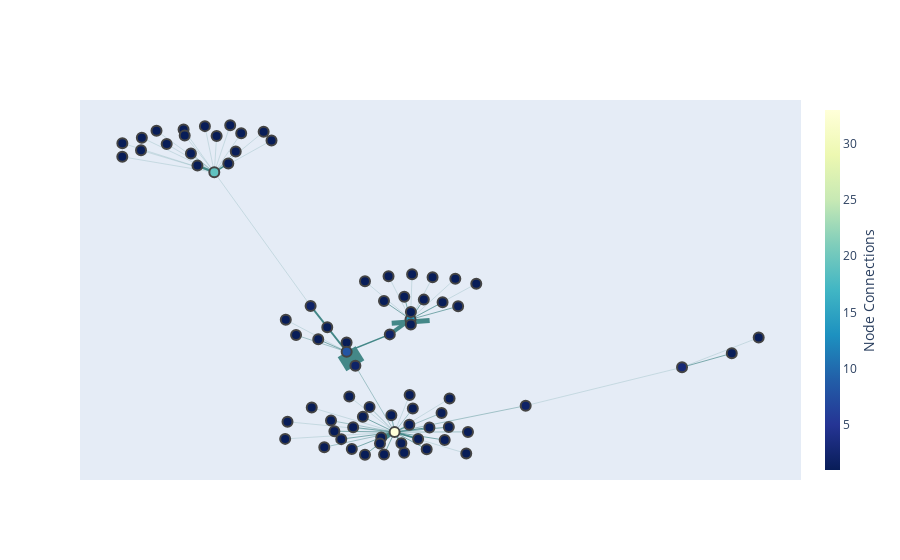

The notebook cell this image was saved under:
### Code cell
#### Create nodes to plot:

components= nx.connected_components(g)  ### A generator of sets of nodes, one for each component of G
# components=max(nx.connected_components(g), key=len) ### Getting the the largest connected component

s = [g.subgraph(c) for c in components]    #sets of nodes
      
G = s

node_x = []
node_y = []

###################
text ='1 2 3 TESTING'
# Custom function to create an edge between node x and node y, with a given text and width
def make_edge(x, y, text, width):
    return  go.Scatter(x         = x,
                       y         = y,
                       line      = dict(width = width,
                                   color = '#488'),
                       hoverinfo = 'text',
                       text      = ([text]),
                       mode      = 'lines')
###############################

for count, node in enumerate(G[0].nodes()):
    x, y = pos_[node]
    node_x.append(x)
    node_y.append(y)


node_trace = go.Scatter(
    x=node_x, y=node_y,
    mode='markers',
    hoverinfo='text',
    marker=dict(
        showscale=True,
        # colorscale options
        #'Greys' | 'YlGnBu' | 'Greens' | 'YlOrRd' | 'Bluered' | 'RdBu' |
        #'Reds' | 'Blues' | 'Picnic' | 'Rainbow' | 'Portland' | 'Jet' |
        #'Hot' | 'Blackbody' | 'Earth' | 'Electric' | 'Viridis' |
        colorscale='YlGnBu',
        reversescale=True,
        color=[],
        size=10,
        colorbar=dict(
            thickness=15,
            title='Node Connections',
            xanchor='left',
            titleside='right'
        ),
        line_width=2))

### Create edges to plot:

edge_x = []
edge_y = []
edge_trace = [] #For each edge, make an edge_trace, append to list

poi = 0

for edge in G[poi].edges():
    
    weight_edge = G[poi].edges()[edge]['weight']
    
#     if G[poi].edges()[edge]['weight'] > 1:

    char_1 = edge[0]
    char_2 = edge[1]
    x0, y0 = pos_[char_1]
    x1, y1 = pos_[char_2]
    
##################
    trace  = make_edge([x0, x1, None], [y0, y1, None], text, 
                               width = 0.2*weight_edge**1.1)
    edge_trace.append(trace)
##################

    edge_x.append(x0)
    edge_x.append(x1)
    edge_x.append(None)
    edge_y.append(y0)
    edge_y.append(y1)
    edge_y.append(None)
    
##########################################################################""

node_adjacencies = []
node_text = []
for node, adjacencies in enumerate(G[poi].adjacency()):
    node_adjacencies.append(len(adjacencies[1]))
    node_text.append(' '+str(adjacencies[0]))


node_trace.marker.color = node_adjacencies    #### Color or size???? trace.marker.color or .size
node_trace.text = node_text



#################
# Customize layout
layout = go.Layout(
#     paper_bgcolor='rgba(0,0,0,0)', # transparent background
#     plot_bgcolor='rgba(0,0,0,0)', # transparent 2nd background
    xaxis =  {'showgrid': False, 'zeroline': False}, # no gridlines
    yaxis = {'showgrid': False, 'zeroline': False}, # no gridlines
)
################

### Create Network Graph:

# Create figure
fig = go.Figure(layout = layout)
# Add all edge traces
for trace in edge_trace:
    fig.add_trace(trace)
# Add node trace
fig.add_trace(node_trace)
# Remove legend
fig.update_layout(showlegend = False)
# Remove tick labels
fig.update_xaxes(showticklabels = False)
fig.update_yaxes(showticklabels = False)
# Show figure
fig.show()


### The bubbles have the size according with the number of total email connections

### Figure 1 — Plotly figure (JSON) as saved in the notebook; plotly's stock layout.template omitted (floating-point values rounded to 4 significant figures)
{"data": [{"hoverinfo": "text", "line": {"color": "#488", "width": 1.701}, "mode": "lines", "text": ["1 2 3 TESTING"], "type": "scatter", "x": [-0.01181, -0.01178, null], "y": [0.1771, 0.1688, null]}, {"hoverinfo": "text", "line": {"color": "#488", "width": 0.2}, "mode": "lines", "text": ["1 2 3 TESTING"], "type": "scatter", "x": [0.02044, 0.00323, null], "y": [0.1268, 0.0966, null]}, {"hoverinfo": "text", "line": {"color": "#488", "width": 0.4287}, "mode": "lines", "text": ["1 2 3 TESTING"], "type": "scatter", "x": [0.04427, 0.00323, null], "y": [0.1203, 0.0966, null]}, {"hoverinfo": "text", "line": {"color": "#488", "width": 0.2}, "mode": "lines", "text": ["1 2 3 TESTING"], "type": "scatter", "x": [0.04427, 0.09323, null], "y": [0.1203, 0.1548, null]}, {"hoverinfo": "text", "line": {"color": "#488", "width": 0.6697}, "mode": "lines", "text": ["1 2 3 TESTING"], "type": "scatter", "x": [0.002215, 0.00323, null], "y": [0.1118, 0.0966, null]}, {"hoverinfo": "text", "line": {"color": "#488", "width": 0.2}, "mode": "lines", "text": ["1 2 3 TESTING"], "type": "scatter", "x": [-0.0303, 0.00323, null], "y": [0.1059, 0.0966, null]}, {"hoverinfo": "text", "line": {"color": "#488", "width": 0.4287}, "mode": "lines", "text": ["1 2 3 TESTING"], "type": "scatter", "x": [0.008935, 0.00323, null], "y": [0.1178, 0.0966, null]}, {"hoverinfo": "text", "line": {"color": "#488", "width": 0.6697}, "mode": "lines", "text": ["1 2 3 TESTING"], "type": "scatter", "x": [-0.01563, 0.00323, null], "y": [0.09744, 0.0966, null]}, {"hoverinfo": "text", "line": {"color": "#488", "width": 0.2}, "mode": "lines", "text": ["1 2 3 TESTING"], "type": "scatter", "x": [0.02224, 0.008206, null], "y": [0.2345, 0.1979, null]}, {"hoverinfo": "text", "line": {"color": "#488", "width": 0.4287}, "mode": "lines", "text": ["1 2 3 TESTING"], "type": "scatter", "x": [0.02621, 0.00323, null], "y": [0.0968, 0.0966, null]}, {"hoverinfo": "text", "line": {"color": "#488", "width": 0.2}, "mode": "lines", "text": ["1 2 3 TESTING"], "type": "scatter", "x": [-0.03103, 0.00323, null], "y": [0.09053, 0.0966, null]}, {"hoverinfo": "text", "line": {"color": "#488", "width": 0.6697}, "mode": "lines", "text": ["1 2 3 TESTING"], "type": "scatter", "x": [0.006227, 0.00323, null], "y": [0.07816, 0.0966, null]}, {"hoverinfo": "text", "line": {"color": "#488", "width": 0.4287}, "mode": "lines", "text": ["1 2 3 TESTING"], "type": "scatter", "x": [-0.01668, 0.00323, null], "y": [0.1069, 0.0966, null]}, {"hoverinfo": "text", "line": {"color": "#488", "width": 0.6697}, "mode": "lines", "text": ["1 2 3 TESTING"], "type": "scatter", "x": [-0.02068, -0.01178, null], "y": [0.1799, 0.1688, null]}, {"hoverinfo": "text", "line": {"color": "#488", "width": 0.4287}, "mode": "lines", "text": ["1 2 3 TESTING"], "type": "scatter", "x": [-0.04651, -0.05323, null], "y": [0.3487, 0.33, null]}, {"hoverinfo": "text", "line": {"color": "#488", "width": 0.2}, "mode": "lines", "text": ["1 2 3 TESTING"], "type": "scatter", "x": [0.007942, 0.00323, null], "y": [0.13, 0.0966, null]}, {"hoverinfo": "text", "line": {"color": "#488", "width": 0.2}, "mode": "lines", "text": ["1 2 3 TESTING"], "type": "scatter", "x": [-0.02272, 0.00323, null], "y": [0.1186, 0.0966, null]}, {"hoverinfo": "text", "line": {"color": "#488", "width": 0.6697}, "mode": "lines", "text": ["1 2 3 TESTING"], "type": "scatter", "x": [-0.00975, 0.00323, null], "y": [0.1009, 0.0966, null]}, {"hoverinfo": "text", "line": {"color": "#488", "width": 0.6697}, "mode": "lines", "text": ["1 2 3 TESTING"], "type": "scatter", "x": [0.02021, 0.00323, null], "y": [0.1011, 0.0966, null]}, {"hoverinfo": "text", "line": {"color": "#488", "width": 1.435}, "mode": "lines", "text": ["1 2 3 TESTING"], "type": "scatter", "x": [0.001727, -0.01178, null], "y": [0.1844, 0.1688, null]}, {"hoverinfo": "text", "line": {"color": "#488", "width": 3.933}, "mode": "lines", "text": ["1 2 3 TESTING"], "type": "scatter", "x": [0.001727, 0.008206, null], "y": [0.1844, 0.1979, null]}, {"hoverinfo": "text", "line": {"color": "#488", "width": 0.6697}, "mode": "lines", "text": ["1 2 3 TESTING"], "type": "scatter", "x": [0.09323, 0.1088, null], "y": [0.1548, 0.1674, null]}, {"hoverinfo": "text", "line": {"color": "#488", "width": 0.2}, "mode": "lines", "text": ["1 2 3 TESTING"], "type": "scatter", "x": [0.09323, 0.1172, null], "y": [0.1548, 0.1815, null]}, {"hoverinfo": "text", "line": {"color": "#488", "width": 0.2}, "mode": "lines", "text": ["1 2 3 TESTING"], "type": "scatter", "x": [0.01512, 0.008206, null], "y": [0.2357, 0.1979, null]}, {"hoverinfo": "text", "line": {"color": "#488", "width": 0.6697}, "mode": "lines", "text": ["1 2 3 TESTING"], "type": "scatter", "x": [-0.006041, 0.00323, null], "y": [0.07627, 0.0966, null]}, {"hoverinfo": "text", "line": {"color": "#488", "width": 0.6697}, "mode": "lines", "text": ["1 2 3 TESTING"], "type": "scatter", "x": [-6.931e-05, 0.00323, null], "y": [0.07652, 0.0966, null]}, {"hoverinfo": "text", "line": {"color": "#488", "width": 0.919}, "mode": "lines", "text": ["1 2 3 TESTING"], "type": "scatter", "x": [0.01414, 0.00323, null], "y": [0.1008, 0.0966, null]}, {"hoverinfo": "text", "line": {"color": "#488", "width": 0.2}, "mode": "lines", "text": ["1 2 3 TESTING"], "type": "scatter", "x": [-0.07591, -0.05323, null], "y": [0.3611, 0.33, null]}, {"hoverinfo": "text", "line": {"color": "#488", "width": 0.2}, "mode": "lines", "text": ["1 2 3 TESTING"], "type": "scatter", "x": [-0.06813, -0.05323, null], "y": [0.3554, 0.33, null]}, {"hoverinfo": "text", "line": {"color": "#488", "width": 3.36}, "mode": "lines", "text": ["1 2 3 TESTING"], "type": "scatter", "x": [-0.0009596, 0.00323, null], "y": [0.09182, 0.0966, null]}, {"hoverinfo": "text", "line": {"color": "#488", "width": 0.4287}, "mode": "lines", "text": ["1 2 3 TESTING"], "type": "scatter", "x": [-0.02763, -0.01178, null], "y": [0.1838, 0.1688, null]}, {"hoverinfo": "text", "line": {"color": "#488", "width": 0.2}, "mode": "lines", "text": ["1 2 3 TESTING"], "type": "scatter", "x": [0.02567, 0.00323, null], "y": [0.0774, 0.0966, null]}, {"hoverinfo": "text", "line": {"color": "#488", "width": 0.6697}, "mode": "lines", "text": ["1 2 3 TESTING"], "type": "scatter", "x": [0.01825, 0.008206, null], "y": [0.2133, 0.1979, null]}, {"hoverinfo": "text", "line": {"color": "#488", "width": 0.6697}, "mode": "lines", "text": ["1 2 3 TESTING"], "type": "scatter", "x": [0.00626, 0.008206, null], "y": [0.2182, 0.1979, null]}, {"hoverinfo": "text", "line": {"color": "#488", "width": 1.435}, "mode": "lines", "text": ["1 2 3 TESTING"], "type": "scatter", "x": [-0.04884, -0.05323, null], "y": [0.338, 0.33, null]}, {"hoverinfo": "text", "line": {"color": "#488", "width": 0.919}, "mode": "lines", "text": ["1 2 3 TESTING"], "type": "scatter", "x": [0.00535, 0.00323, null], "y": [0.08656, 0.0966, null]}, {"hoverinfo": "text", "line": {"color": "#488", "width": 0.6697}, "mode": "lines", "text": ["1 2 3 TESTING"], "type": "scatter", "x": [-0.006698, 0.00323, null], "y": [0.1103, 0.0966, null]}, {"hoverinfo": "text", "line": {"color": "#488", "width": 0.2}, "mode": "lines", "text": ["1 2 3 TESTING"], "type": "scatter", "x": [-0.0448, -0.05323, null], "y": [0.3651, 0.33, null]}, {"hoverinfo": "text", "line": {"color": "#488", "width": 1.97}, "mode": "lines", "text": ["1 2 3 TESTING"], "type": "scatter", "x": [-0.02306, -0.01178, null], "y": [0.2099, 0.1688, null]}, {"hoverinfo": "text", "line": {"color": "#488", "width": 0.2}, "mode": "lines", "text": ["1 2 3 TESTING"], "type": "scatter", "x": [-0.02306, -0.05323, null], "y": [0.2099, 0.33, null]}, {"hoverinfo": "text", "line": {"color": "#488", "width": 0.6697}, "mode": "lines", "text": ["1 2 3 TESTING"], "type": "scatter", "x": [0.01892, 0.00323, null], "y": [0.08942, 0.0966, null]}, {"hoverinfo": "text", "line": {"color": "#488", "width": 0.4287}, "mode": "lines", "text": ["1 2 3 TESTING"], "type": "scatter", "x": [-0.01178, -0.01786, null], "y": [0.1688, 0.1909, null]}, {"hoverinfo": "text", "line": {"color": "#488", "width": 21.07}, "mode": "lines", "text": ["1 2 3 TESTING"], "type": "scatter", "x": [-0.01178, -0.009046, null], "y": [0.1688, 0.1562, null]}, {"hoverinfo": "text", "line": {"color": "#488", "width": 0.2}, "mode": "lines", "text": ["1 2 3 TESTING"], "type": "scatter", "x": [-0.01178, -0.03084, null], "y": [0.1688, 0.1976, null]}, {"hoverinfo": "text", "line": {"color": "#488", "width": 0.6697}, "mode": "lines", "text": ["1 2 3 TESTING"], "type": "scatter", "x": [-0.01347, 0.00323, null], "y": [0.0903, 0.0966, null]}, {"hoverinfo": "text", "line": {"color": "#488", "width": 1.701}, "mode": "lines", "text": ["1 2 3 TESTING"], "type": "scatter", "x": [0.0106, 0.00323, null], "y": [0.09048, 0.0966, null]}, {"hoverinfo": "text", "line": {"color": "#488", "width": 0.6697}, "mode": "lines", "text": ["1 2 3 TESTING"], "type": "scatter", "x": [0.01237, 0.008206, null], "y": [0.2156, 0.1979, null]}, {"hoverinfo": "text", "line": {"color": "#488", "width": 0.6697}, "mode": "lines", "text": ["1 2 3 TESTING"], "type": "scatter", "x": [0.00323, -0.01017, null], "y": [0.0966, 0.08142, null]}, {"hoverinfo": "text", "line": {"color": "#488", "width": 0.919}, "mode": "lines", "text": ["1 2 3 TESTING"], "type": "scatter", "x": [0.00323, 0.007842, null], "y": [0.0966, 0.1032, null]}, {"hoverinfo": "text", "line": {"color": "#488", "width": 0.4287}, "mode": "lines", "text": ["1 2 3 TESTING"], "type": "scatter", "x": [0.00323, -0.004607, null], "y": [0.0966, 0.1191, null]}, {"hoverinfo": "text", "line": {"color": "#488", "width": 0.4287}, "mode": "lines", "text": ["1 2 3 TESTING"], "type": "scatter", "x": [0.00323, 0.01794, null], "y": [0.0966, 0.1139, null]}, {"hoverinfo": "text", "line": {"color": "#488", "width": 0.2}, "mode": "lines", "text": ["1 2 3 TESTING"], "type": "scatter", "x": [0.00323, -0.01096, null], "y": [0.0966, 0.1286, null]}, {"hoverinfo": "text", "line": {"color": "#488", "width": 0.4287}, "mode": "lines", "text": ["1 2 3 TESTING"], "type": "scatter", "x": [0.00323, -0.009046, null], "y": [0.0966, 0.1562, null]}, {"hoverinfo": "text", "line": {"color": "#488", "width": 1.97}, "mode": "lines", "text": ["1 2 3 TESTING"], "type": "scatter", "x": [0.00323, -0.001344, null], "y": [0.0966, 0.08633, null]}, {"hoverinfo": "text", "line": {"color": "#488", "width": 0.4287}, "mode": "lines", "text": ["1 2 3 TESTING"], "type": "scatter", "x": [0.00323, -0.01879, null], "y": [0.0966, 0.08302, null]}, {"hoverinfo": "text", "line": {"color": "#488", "width": 0.6697}, "mode": "lines", "text": ["1 2 3 TESTING"], "type": "scatter", "x": [0.00323, 0.01327, null], "y": [0.0966, 0.08114, null]}, {"hoverinfo": "text", "line": {"color": "#488", "width": 0.2}, "mode": "lines", "text": ["1 2 3 TESTING"], "type": "scatter", "x": [-0.08202, -0.05323, null], "y": [0.3562, 0.33, null]}, {"hoverinfo": "text", "line": {"color": "#488", "width": 0.2}, "mode": "lines", "text": ["1 2 3 TESTING"], "type": "scatter", "x": [-0.03777, -0.05323, null], "y": [0.3665, 0.33, null]}, {"hoverinfo": "text", "line": {"color": "#488", "width": 0.6697}, "mode": "lines", "text": ["1 2 3 TESTING"], "type": "scatter", "x": [-9.457e-05, 0.008206, null], "y": [0.2143, 0.1979, null]}, {"hoverinfo": "text", "line": {"color": "#488", "width": 0.2}, "mode": "lines", "text": ["1 2 3 TESTING"], "type": "scatter", "x": [-0.07132, -0.05323, null], "y": [0.3673, 0.33, null]}, {"hoverinfo": "text", "line": {"color": "#488", "width": 0.2}, "mode": "lines", "text": ["1 2 3 TESTING"], "type": "scatter", "x": [-0.05323, -0.04825, null], "y": [0.33, 0.3723, null]}, {"hoverinfo": "text", "line": {"color": "#488", "width": 0.2}, "mode": "lines", "text": ["1 2 3 TESTING"], "type": "scatter", "x": [-0.05323, -0.06249, null], "y": [0.33, 0.3631, null]}, {"hoverinfo": "text", "line": {"color": "#488", "width": 2.242}, "mode": "lines", "text": ["1 2 3 TESTING"], "type": "scatter", "x": [-0.05323, -0.0585, null], "y": [0.33, 0.336, null]}, {"hoverinfo": "text", "line": {"color": "#488", "width": 0.2}, "mode": "lines", "text": ["1 2 3 TESTING"], "type": "scatter", "x": [-0.05323, -0.06285, null], "y": [0.33, 0.3685, null]}, {"hoverinfo": "text", "line": {"color": "#488", "width": 0.4287}, "mode": "lines", "text": ["1 2 3 TESTING"], "type": "scatter", "x": [-0.05323, -0.06054, null], "y": [0.33, 0.3469, null]}, {"hoverinfo": "text", "line": {"color": "#488", "width": 0.2}, "mode": "lines", "text": ["1 2 3 TESTING"], "type": "scatter", "x": [-0.05323, -0.07617, null], "y": [0.33, 0.3498, null]}, {"hoverinfo": "text", "line": {"color": "#488", "width": 0.2}, "mode": "lines", "text": ["1 2 3 TESTING"], "type": "scatter", "x": [-0.05323, -0.05249, null], "y": [0.33, 0.3626, null]}, {"hoverinfo": "text", "line": {"color": "#488", "width": 0.2}, "mode": "lines", "text": ["1 2 3 TESTING"], "type": "scatter", "x": [-0.05323, -0.05616, null], "y": [0.33, 0.3715, null]}, {"hoverinfo": "text", "line": {"color": "#488", "width": 0.2}, "mode": "lines", "text": ["1 2 3 TESTING"], "type": "scatter", "x": [-0.05323, -0.03531, null], "y": [0.33, 0.3586, null]}, {"hoverinfo": "text", "line": {"color": "#488", "width": 0.2}, "mode": "lines", "text": ["1 2 3 TESTING"], "type": "scatter", "x": [-0.05323, -0.08203, null], "y": [0.33, 0.344, null]}, {"hoverinfo": "text", "line": {"color": "#488", "width": 0.6697}, "mode": "lines", "text": ["1 2 3 TESTING"], "type": "scatter", "x": [0.02312, 0.008206, null], "y": [0.2096, 0.1979, null]}, {"hoverinfo": "text", "line": {"color": "#488", "width": 38.03}, "mode": "lines", "text": ["1 2 3 TESTING"], "type": "scatter", "x": [0.008206, 0.008319, null], "y": [0.1979, 0.1933, null]}, {"hoverinfo": "text", "line": {"color": "#488", "width": 0.2}, "mode": "lines", "text": ["1 2 3 TESTING"], "type": "scatter", "x": [0.008206, 0.001335, null], "y": [0.1979, 0.2367, null]}, {"hoverinfo": "text", "line": {"color": "#488", "width": 0.2}, "mode": "lines", "text": ["1 2 3 TESTING"], "type": "scatter", "x": [0.008206, -0.00604, null], "y": [0.1979, 0.2322, null]}, {"hoverinfo": "text", "line": {"color": "#488", "width": 0.2}, "mode": "lines", "text": ["1 2 3 TESTING"], "type": "scatter", "x": [0.008206, 0.008702, null], "y": [0.1979, 0.2385, null]}, {"hoverinfo": "text", "line": {"color": "#488", "width": 1.97}, "mode": "lines", "text": ["1 2 3 TESTING"], "type": "scatter", "x": [0.008206, 0.008337, null], "y": [0.1979, 0.2045, null]}, {"hoverinfo": "text", "line": {"color": "#488", "width": 0.2}, "mode": "lines", "text": ["1 2 3 TESTING"], "type": "scatter", "x": [0.008206, 0.0288, null], "y": [0.1979, 0.23, null]}, {"hoverinfo": "text", "marker": {"color": [1, 1, 2, 1, 1, 1, 1, 1, 1, 1, 1, 1, 1, 1, 1, 1, 1, 1, 2, 3, 1, 1, 1, 1, 1, 1, 1, 1, 1, 1, 1, 1, 1, 1, 1, 1, 1, 2, 1, 8, 1, 1, 1, 33, 1, 1, 1, 1, 1, 19, 1, 1, 1, 1, 2, 1, 14, 1, 1, 1, 1, 1, 1, 1, 1, 1, 1, 1, 1, 1, 1, 1, 1, 1, 1, 1, 1, 1], "colorbar": {"thickness": 15, "title": {"side": "right", "text": "Node Connections"}, "xanchor": "left"}, "colorscale": [[0, "rgb(255,255,217)"], [0.125, "rgb(237,248,177)"], [0.25, "rgb(199,233,180)"], [0.375, "rgb(127,205,187)"], [0.5, "rgb(65,182,196)"], [0.625, "rgb(29,145,192)"], [0.75, "rgb(34,94,168)"], [0.875, "rgb(37,52,148)"], [1, "rgb(8,29,88)"]], "line": {"width": 2}, "reversescale": true, "showscale": true, "size": 10}, "mode": "markers", "text": [" steve.c.lengkeekjr@conectiv.com", " vkaminski@aol.com, vkamins@enron.com", " dl-ga-all_enron_houston@enron.com", " sheila.walton@enron.com", " a..shankman@enron.com, a..roberts@enron.com, j.kaminski@enron.com, \n\tpaul.murray@enron.com, lucy.page@enron.com", " mark.koenig@enron.com", " vince.kaminski@enron.com", " przybyla1@go.com, jon_topolski@msn.com, ehillegeist@hotmail.com, \n\tbodezoffa@hotmail.com, lgillet@enron.com, sonderfan@hotmail.com, \n\tkaseywalker@mindspring.com, mjmiller23@hotmail.com", " sanchezm@rice.edu", " anita.dupont@enron.com, e-mail <.barbara@enron.com>, \n\te-mail <.carol@enron.com>, gwyn.koepke@enron.com, \n\te-mail <.jenifer@enron.com>, e-mail <.kathy@enron.com>, \n\te-mail <.kayla@enron.com>, e-mail <.kelly@enron.com>, \n\tg..moore@enron.com, e-mail <.kip@enron.com>, \n\te-mail <.linda@enron.com>, e-mail <.pam@enron.com>, \n\te-mail <.sue@enron.com>, therese.candella@enron.com, \n\tj.kaminski@enron.com, e-mail <.virginia@enron.com>", " vkamins@enron.com", " kunreuth@wharton.upenn.edu, vkamins@enron.com", " jarnold@ect.enron.com", " tom.wilbeck@enron.com, david.forster@enron.com", " a..bibi@enron.com, rick.buy@enron.com, richard.shapiro@enron.com, \n\tj.kaminski@enron.com, jim.fallon@enron.com, mark.haedicke@enron.com", " vkamins@ect.enron.com", " litigation.ljm@enron.com", " wbalson@opt4.com", " gregory.carraway@enron.com", " sturm-f", " dabmp'.'robert@enron.com, girl'.'aimee@enron.com, jarrod.haughn@enron.com, \n\tmonique.sanchez@enron.com", " oren@ieor.berkeley.edu", " phillip.allen@enron.com, eric.bass@enron.com, sandra.brawner@enron.com, \n\tmike.grigsby@enron.com, keith.holst@enron.com, \n\tbrian.hoskins@enron.com, dick.jenkins@enron.com, \n\tpeter.keavey@enron.com, matthew.lenhart@enron.com, \n\tandrew.lewis@enron.com, thomas.martin@enron.com, \n\tgreg.mcclendon@enron.com, brad.mckay@enron.com, carey.metz@enron.com, \n\tsarah.mulholland@enron.com, scott.neal@enron.com, eva.pao@enron.com, \n\tjim.schwieger@enron.com, elizabeth.shim@enron.com, \n\thunter.shively@enron.com, geoff.storey@enron.com, \n\tfletcher.sturm@enron.com, patricia.tlapek@enron.com", " jpdoggett@riskwaters.com", " b3@mailman.enron.com", " bill.abler@enron.com, d..baughman@enron.com, terrell.benke@enron.com, \n\tlaurel.bolt@enron.com, lex.carroll@enron.com, terri.clynes@enron.com, \n\twendy.conwell@enron.com, mike.curry@enron.com, \n\toscar.dalton@enron.com, dana.davis@enron.com, \n\tmatthew.duffy@enron.com, david.duran@enron.com, \n\twilliam.fleenor@enron.com, david.forster@enron.com, \n\tdoug.gilbert-smith@enron.com, trey.hardy@enron.com, \n\tpaula.harris@enron.com, susan.helton@enron.com, \n\trogers.herndon@enron.com, fernando.herrera@enron.com, \n\tnick.hiemstra@enron.com, zachary.inman@enron.com, \n\teric.irani@enron.com, larry.jester@enron.com, e..kelly@enron.com, \n\tjohn.kinser@enron.com, louise.kitchen@enron.com, iris.mack@enron.com, \n\thoward.marshall@enron.com, tom.may@enron.com, jim.meyn@enron.com, \n\ttracy.ngo@enron.com, tara.piazze@enron.com, nick.politis@enron.com, \n\tm..presto@enron.com, paul.radous@enron.com, susan.rance@enron.com, \n\ttina.rode@enron.com, edward.sacks@enron.com, \n\ttammie.schoppe@enron.com, doug.sewell@enron.com, j..sturm@enron.com, \n\tkenneth.thibodeaux@enron.com, greg.trefz@enron.com, \n\tcarl.tricoli@enron.com, larry.valderrama@enron.com, \n\tmaria.valdes@enron.com, wayne.vinson@enron.com, \n\trob.wheeler@enron.com, lloyd.will@enron.com, george.wood@enron.com", " jay.webb@enron.com, jenny.rub@enron.com, sally.beck@enron.com, \n\tandy.zipper@enron.com, john.lavorato@enron.com, \n\tdavid.oxley@enron.com, s..bradford@enron.com, wes.colwell@enron.com, \n\trick.buy@enron.com, david.port@enron.com, m.hall@enron.com", " kevin.presto@enron.com", " jennifer.medcalf@enron.com, peter.goebel@enron.com", " dl-ga-all_domestic@enron.com, dl-ga-all_netco@enron.com", " susan.scott@enron.com", " julie.pechersky@enron.com", " sarah_c_buck@hotmail.com, lisa.a.meador@chase.com, jkbowles@hotmail.com, \n\tashleastu@aol.com, sscott5@enron.com, rebeccacooke@hotmail.com", " j..kean@enron.com, harry.kingerski@enron.com, tim.belden@enron.com, \n\tvicki.sharp@enron.com, jeremy.blachman@enron.com, \n\talan.comnes@enron.com, michael.tribolet@enron.com, \n\tkristin.walsh@enron.com, david.delainey@enron.com, \n\tdan.leff@enron.com, lamar.frazier@enron.com, kevin.keeney@enron.com, \n\tjeremy.blachman@enron.com, scott.gahn@enron.com, \n\ttim.belden@enron.com, steve.swain@enron.com, john.lavorato@enron.com, \n\tpaul.kaufman@enron.com, d..steffes@enron.com, f..calger@enron.com, \n\tsusan.mara@enron.com, don.black@enron.com, jeff.richter@enron.com, \n\tlouise.kitchen@enron.com, janet.dietrich@enron.com, \n\tsusan.mara@enron.com, linda.robertson@enron.com, \n\tharry.kingerski@enron.com, karen.denne@enron.com, \n\tpr <.palmer@enron.com>, richard.shapiro@enron.com, \n\twanda.curry@enron.com, lisa.mellencamp@enron.com", " martin.lin@enron.com", " jere.overdyke@enron.com, kevin.presto@enron.com, tim.belden@enron.com, \n\tjeffrey.shankman@enron.com, john.lavorato@enron.com, \n\tgary.hickerson@enron.com, scott.josey@enron.com, \n\tjohn.thompson@enron.com, w.duran@enron.com, mark.haedicke@enron.com, \n\tjulia.murray@enron.com, david.oxley@enron.com, wes.colwell@enron.com, \n\tsally.beck@enron.com, james.ajello@enron.com, \n\tedward.ondarza@enron.com, rodney.malcolm@enron.com, \n\tjanet.dietrich@enron.com, christopher.calger@enron.com, \n\tbrian.redmond@enron.com, george.mcclellan@enron.com, \n\tmax.yzaguirre@enron.com, rob.milnthorp@enron.com, \n\tjeff.donahue@enron.com, raymond.bowen@enron.com, \n\tmike.jakubik@enron.com, vince.kaminski@enron.com, \n\tbeth.perlman@enron.com", " sue.ford@enron.com", " ed.mcmichael@enron.com", " john.lavorato@enron.com, scott.neal@enron.com, john.arnold@enron.com, \n\trobert.shiring@enron.com, jim.schwieger@enron.com, \n\tchris.gaskill@enron.com, hunter.shively@enron.com, \n\trogers.herndon@enron.com, fletcher.sturm@enron.com, \n\tkevin.presto@enron.com, thomas.martin@enron.com, \n\tphillip.allen@enron.com", " arnold-j", " vince.kaminski@enron.com, stinson.gibner@enron.com, zimin.lu@enron.com, \n\talex.huang@enron.com, paulo.issler@enron.com, \n\ttanya.tamarchenko@enron.com", " bob.lee@enron.com", " bcherry@sempra.com, alexanms@sce.com, paulamirault@aec.ca, \n\tdavid.bayless@utility.com, tomb@crossborderenergy.com, \n\tburkee@cts.com, craigc@calpine.com, rick.counihan@greenmountain.com, \n\tjdasovic@enron.com, mday@gmssr.com, bdingwall@unitedgas.com, \n\tdouglass@arterhadden.com, eke@aelaw.com, jfawcet@enron.com, \n\trfoss@coral-energy.com, plg@cpuc.ca.gov, johnj@bcjlaw.com, \n\tjohnson_pamela@lacoe.edu, karpjos@sf.whitecase.com, jleslie@luce.com, \n\tkmccrea@sablaw.com, jmpa@dynegy.com, rmp@cpuc.ca.gov, \n\tporterdk@sce.com, rochmanm@cubjpa.org, rochmanm@spurr.org, \n\tsusan.scott@enron.com, rbeamish@sempra.com, rbetonte@socalgas.com, \n\ttbrill@sempra.com, gcotton@sdge.com, redavis@sempra.com, \n\tsdavis@sdge.com, pfair@sdge.com, dfollett@sempra.com, efong@sdge.com, \n\tkfreeman@sempra.com, mgaines@socalgas.com, jharrigan@socalgas.com, \n\tjhay@sempra.com, ljhubbard@sempra.com, llorenz@socalgas.com, \n\tnmcvay@socalgas.com, rmorrow@socalgas.com, rpurves@sdge.com, \n\trrawlings@socalgas.com, tp3dlr@socalgas.com, wreed@sempra.com, \n\twsakarias@sdge.com, lschavrien@sempra.com, asmith@sempra.com, \n\ttp4lms@socalgas.com, gsullivan@sempra.com, tsurak@socalgas.com, \n\tjsuwara@sempra.com, etakemura@socalgas.com, jteeter@sdge.com, \n\ttp2jxv@socalgas.com, swatson@socalgas.com, gwright@sempra.com, \n\tdbarker@socalgas.com, lindseyhowdowning@dwt.com, chj@aelaw.com, \n\tplg@cpuc.ca.gov, bsl@cpuc.ca.gov", " kaminski-v", " anne.koehler@enron.com, barbara.gray@enron.com, steven.kean@enron.com", " a..roberts@enron.com", " skatz@sempratrading.com, kmccrea@sablaw.com, thompson@wrightlaw.com, \n\tjohnj@bcjlaw.com, sscott3@enron.com, ghinners@reliantenergy.com, \n\ttdickers@westerngas.com, mark.c.moench@wgp.twc.com, \n\tandy.bettwy@swgas.com, johnwalley@swgas.com, skatz@sempratrading.com, \n\tnapedersen@jonesday.com, napedersen@jonesday.com, rpetti@ladwp.com, \n\teklinkner@ci.pasadena.ca.us, slins@ci.glendale.ca.us, \n\tbjeider@ci.burbank.ca.us, rpelote@energy.twc.com, porterdk@sce.com, \n\tinggm@sce.com, burkee@cts.com, jleslie@luce.com, \n\tgsullivan@sempra.com, jsteffen@iid.com, haorndorff@aeraenergy.com, \n\tkbhensman@aeraenergy.com, mdjoseph@adamsbroadwell.com, \n\tmarcel@turn.org, edf@cpuc.ca.gov, mcn@cpuc.ca.gov, plg@cpuc.ca.gov, \n\tjoseh@lif.org, ewo@jmbm.com, evk1@pge.com, epoole@adplaw.com, \n\tbcragg@gmssr.com, chj@aelaw.com, chilen@llgm.com, eke@aelaw.com, \n\tjmct@gmssr.com, jkarp@whitecase.com, regaffairs@sf.whitecase.com, \n\tlindseyhowdowning@dwt.com, rick.counihan@greenmountain.com, \n\tmday@gmssr.com, mday@gmssr.com, \n\tgrant_kolling@cerberus.city.palo-alto.ca.us, \n\traveen_maan@cerberus.city.palo-alto.ca.us, rochmanm@spurr.org, \n\trochmanm@cubjpa.org, jcattermole@pcenergy.com, craigc@calpine.com, \n\tgtbl@dynegy.com, jmpa@dynegy.com, igsinc@ix.netcom.com, \n\tkfyip@seiworldwide.com, davef@abag.ca.gov, garyb@abag.ca.gov, \n\tceyap@earthlink.net, askaff@energy-law-group.com, pjpowerlaw@aol.com, \n\ttomb@crossborderenergy.com, jweil@aglet.org, dcarroll@dbsr.com, \n\ted@clfp.com, gtbl@dynegy.com, iep@iepa.com, lmh@eslawfirm.com, \n\tjtachera@energy.state.ca.us, kmills@cfbf.com, \n\tron_oechsler@rmiinc.com, alan_reid@pcp.ca, bho@cpuc.ca.gov, \n\tjwr@cpuc.ca.gov, alb@cpuc.ca.gov, eyq@cpuc.ca.gov, ltt@cpuc.ca.gov, \n\tram@cpuc.ca.gov, rmp@cpuc.ca.gov, raw@cpuc.ca.gov, sbs@cpuc.ca.gov, \n\ttah@cpuc.ca.gov, vjb@cpuc.ca.gov, mjaske@energy.state.ca.us, \n\tbwood@energy.state.ca.us", " timopler@yahoo.com, raj_srivastava@bus.emory.edu, vaysman@mail.utexas.edu, \n\tvkamins@enron.com, sgibner@enron.com, cpaoli@sternstewart.com, \n\tbill_petty@baylor.edu, michael.froehls@citicorp.com, \n\tcorey.carbonara@systems.tstc.edu, michael_korpi@baylor.edu, \n\tklifford_kuehl@baylor.edu, terry_maness@baylor.edu, \n\tdpalumbo@sapient.com, dchew@sternstewart.com, j_martin@baylor.edu", " andrew.parsons@enron.com", " kitchen-l", " carrie.robert@enron.com", " alan_reid@pcp.ca, andy.bettwy@swgas.com, aod@newsdata.com, \n\taskaff@energy-law-group.com, bcragg@gmssr.com, \n\tbjeider@ci.burbank.ca.us, burkee@cts.com, bwood@energy.state.ca.us, \n\tceyap@earthlink.net, chilen@llgm.com, chj@aelaw.com, \n\tchris.king@utility.com, craigc@calpine.com, davef@abag.ca.gov, \n\tdcarroll@dbsr.com, ed@clfp.com, eke@aelaw.com, \n\teklinkner@ci.pasadena.ca.us, epoole@adplaw.com, evk1@pge.com, \n\tewo@jmbm.com, furutanj@efawest.navfac.navy.mil, garyb@abag.ca.gov, \n\tghinners@reliantenergy.com, \n\tgrant_kolling@cerberus.city.palo-alto.ca.us, gsullivan@sempra.com, \n\tgtbl@dynegy.com, haorndorff@aeraenergy.com, iep@iepa.com, \n\tigsinc@ix.netcom.com, inggm@sce.com, jcattermole@pcenergy.com, \n\tjkarp@whitecase.com, jmct@gmssr.com, jmpa@dynegy.com, \n\tjohnwalley@swgas.com, joseh@lif.org, jsteffen@iid.com, \n\tjtachera@energy.state.ca.us, jweil@aglet.org, jwr@cpuc.ca.gov, \n\tkaren@klindh.com, kbhensman@aeraenergy.com, kfyip@seiworldwide.com, \n\tkmccrea@sablaw.com, kmills@cfbf.com, lindseyhowdowning@dwt.com, \n\tlmh@eslawfirm.com, marcel@turn.org, mark.c.moench@wgp.twc.com, \n\tmday@gmssr.com, mdjoseph@adamsbroadwell.com, \n\tmjaske@energy.state.ca.us, napedersen@jonesday.com, \n\tpjpowerlaw@aol.com, porterdk@sce.com, \n\traveen_maan@cerberus.city.palo-alto.ca.us, rbw@mrwassoc.com, \n\trczahar@aol.com, regaffairs@sf.whitecase.com, rfoss@coral-energy.com, \n\trgloistein@orrick.com, rick.counihan@greenmountain.com, \n\trochmanm@cubjpa.org, rochmanm@spurr.org, ron_oechsler@rmiinc.com, \n\tronknecht@aol.com, rpelote@energy.twc.com, rpetti@ladwp.com, \n\tsalleyoo@dwt.com, skatz@sempratrading.com, slins@ci.glendale.ca.us, \n\tsscott3@enron.com, stomashe@energy.state.ca.us, \n\ttdickers@westerngas.com, thompson@wrightlaw.com, tom.roth@et.pge.com, \n\talb@cpuc.ca.gov, bho@cpuc.ca.gov, edf@cpuc.ca.gov, eyq@cpuc.ca.gov, \n\tjleslie@luce.com, ltt@cpuc.ca.gov, mcn@cpuc.ca.gov, plg@cpuc.ca.gov, \n\tram@cpuc.ca.gov, raw@cpuc.ca.gov, rmp@cpuc.ca.gov, vjb@cpuc.ca.gov, \n\ttah@cpuc.ca.gov", " information.management@enron.com", " robert.johnston@enron.com, kenneth.lay@enron.com, mark.frevert@enron.com, \n\tmike.mcconnell@enron.com, john.sherriff@enron.com, \n\tlondon.brown@enron.com, a..shankman@enron.com, \n\tgary.hickerson@enron.com, jeffrey.mcmahon@enron.com, \n\traymond.bowen@enron.com, john.lavorato@enron.com, \n\tlouise.kitchen@enron.com, bryan.seyfried@enron.com, \n\tmarkus.fiala@enron.com, jeff.kinneman@enron.com, \n\teric.gonzales@enron.com, jonathan.whitehead@enron.com, \n\tl..nowlan@enron.com, bill.white@enron.com, don.schroeder@enron.com, \n\trandal.maffett@enron.com, per.sekse@enron.com, m..presto@enron.com, \n\ttim.belden@enron.com, tim.heizenrader@enron.com, \n\tmike.grigsby@enron.com, k..allen@enron.com, j.kaminski@enron.com, \n\tmichael.bradley@enron.com, j..kean@enron.com, \n\tlinda.robertson@enron.com, richard.shapiro@enron.com, \n\tjoseph.hirl@enron.com, jeremy.thirsk@enron.com, \n\tnicholas.o'day@enron.com, john.greene@enron.com, \n\trobert.fuller@enron.com, michael.gordon@enron.com, \n\tscott.tholan@enron.com, jim.roth@enron.com, \n\tbrendan.fitzsimmons@enron.com, clayton.seigle@enron.com, \n\tbritt.whitman@enron.com, rommel.aganon@enron.com, \n\tkimberly.landry@enron.com, kelly.holman@enron.com, \n\tkristin.walsh@enron.com, nancy.turner@enron.com, \n\tdave.lawlor@enron.com, john.kemp@enron.com, john.brindle@enron.com, \n\tdavid.cromley@enron.com, laura.ewald@enron.com, eric.scott@enron.com, \n\tv..reed@enron.com, bruce.garner@enron.com, larry.lawyer@enron.com, \n\tscott.neal@enron.com, rus.woody@enron.com, jennifer.fraser@enron.com, \n\tjim.fallon@enron.com, paul.pizzolato@enron.com", " jennifer.burns@enron.com", " katrin.haux@enron.com, michael.schoenig@enron.com, john.ambler@enron.com, \n\tgraham.cane@enron.com, chris.mahoney@enron.com, \n\tscott.moncrieff@enron.com, andrew.morrison@enron.com, \n\tanastasia.karabatsos@enron.com, andy.james@enron.com, \n\tfiona.grant@enron.com, jonathan.whitehead@enron.com, \n\tjackie.gentle@enron.com, louise.kitchen@enron.com, \n\tjohn.sherriff@enron.com, pr <.palmer@enron.com>, joe.gold@enron.com, \n\tamita.gosalia@enron.com, marcello.romano@enron.com, \n\trahil.jafry@enron.com, richard.lewis@enron.com, \n\tdavid.forster@enron.com, london.brown@enron.com, \n\tangela.connelly@enron.com, paul.goddard@enron.com, \n\tkal.shah@enron.com, julie.green@enron.com, bruce.garner@enron.com, \n\talex.parsons@enron.com, brad.richter@enron.com", " scott-s", " craig.story@enron.com", " jennifer.medcalf@enron.com", " danny.mccarty@enron.com, gene.humphrey@enron.com, gregory.adams@enron.com, \n\tjanet.dietrich@enron.com, jean.mrha@enron.com, \n\tjeff.donahue@enron.com, jeffrey.shankman@enron.com, \n\tlouise.kitchen@enron.com, mark.palmer@enron.com, \n\tmichael.kopper@enron.com, michael.terraso@enron.com, \n\tmitchell.taylor@enron.com, paula.rieker@enron.com, \n\trichard.lewis@enron.com, robert.jones@enron.com, sean.long@enron.com, \n\tshelley.corman@enron.com, jordan.mintz@enron.com, \n\ttim.o'rourke@enron.com, kelly.kimberly@enron.com, \n\telizabeth.tilney@enron.com, kirk.mcdaniel@enron.com", " mkierlanczyk@fmginy.com, mkierlanczyk@hotmail.com", " j.kaminski@enron.com", " john.arnold@enron.com, a..shankman@enron.com", " e-mail <.jamil@enron.com>, e-mail <.guillermo@enron.com>, \n\te-mail <.chris@enron.com>, erik.simpson@enron.com, \n\tken.shulklapper@enron.com, e-mail <.wilson@enron.com>, \n\tsunil.dalal@enron.com, zal.masani@enron.com, m..scott@enron.com, \n\tkelly.heuertz@enron.com, e-mail <.amy@enron.com>, \n\te-mail <.ankit@enron.com>, e-mail <.debbie@enron.com>, \n\te-mail <.hisataka@enron.com>, e-mail <.burdette@enron.com>, \n\te-mail <.jenny@enron.com>, e-mail <.joe@enron.com>, \n\te-mail <.justin@enron.com>, e-mail <.jon@enron.com>, \n\te-mail <.katie@enron.com>, e-mail <.koben@enron.com>, \n\te-mail <.kristina@enron.com>, e-mail <.erika@enron.com>, \n\te-mail <.mike@enron.com>, e-mail <.nithya@enron.com>, \n\te-mail <.oren@enron.com>, e-mail <.peter@enron.com>, \n\te-mail <.patiricia@enron.com>, e-mail <.raja@enron.com>, \n\te-mail <.sean@enron.com>, e-mail <.shannon@enron.com>, \n\te-mail <.tom@enron.com>, e-mail <.wendy@enron.com>, \n\te-mail <.will@enron.com>", " peter.vecchio@enron.com, sharon.butcher@enron.com, stacey.aune@enron.com, \n\tcynthia.barrow@enron.com, james.bouillion@enron.com, \n\tteresa.callahan@enron.com, kathleen.carnahan@enron.com, \n\tkate.cole@enron.com, larry.dallman@enron.com, hardie.davis@enron.com, \n\tjames.derrick@enron.com, sylvia.hu@enron.com, frazier.king@enron.com, \n\tlouise.kitchen@enron.com, wanda.labaume@enron.com, \n\tjohn.lavorato@enron.com, johnson.leo@enron.com, ling.li@enron.com, \n\tmatt.maxwell@enron.com, jerry.moore@enron.com, \n\tjulia.murray@enron.com, mary.perkins@enron.com, lynda.pham@enron.com, \n\tlori.pinder@enron.com, janice.priddy@enron.com, greek.rice@enron.com, \n\tsap.data@enron.com, john.swafford@enron.com, greg.whalley@enron.com, \n\tgreg.whiting@enron.com", " tstaggs@enron.com, tstaggs@enron.com", " legal <.taylor@enron.com>, louise.kitchen@enron.com, david.forster@enron.com, \n\tjay.webb@enron.com, savita.puthigai@enron.com, \n\tpaul.goddard@enron.com, kal.shah@enron.com", " linda.ng@enron.com", " sscott5@enron.com", " hal.mckinney@enron.com", " macmilli@wharton.upenn.edu", " michael.miller@enron.com", " louise.kitchen@enron.com", " john.lavorato@enron.com, f..calger@enron.com, rob.milnthorp@enron.com, \n\trob.milnthorp@enron.com, greg.whalley@enron.com, \n\tgreg.whalley@enron.com, s..shively@enron.com, \n\tjohn.lavorato@enron.com, tim.belden@enron.com, david.oxley@enron.com, \n\tlouise.kitchen@enron.com", " kstalker@risklimited.com", " m..scott@enron.com", " ibennett@cngc.com", " jeffery.fawcett@enron.com"], "type": "scatter", "x": [-0.01181, 0.02044, 0.04427, 0.002215, -0.0303, 0.008935, -0.01563, 0.02224, 0.02621, -0.03103, 0.006227, -0.01668, -0.02068, -0.04651, 0.007942, -0.02272, -0.00975, 0.02021, 0.001727, 0.09323, 0.01512, -0.006041, -6.931e-05, 0.01414, -0.07591, 0.1172, -0.06813, -0.0009596, -0.02763, 0.02567, 0.01825, 0.1088, 0.00626, -0.04884, 0.00535, -0.006698, -0.0448, -0.02306, 0.01892, -0.01178, -0.01347, 0.0106, 0.01237, 0.00323, -0.08202, -0.03777, -9.457e-05, 0.01327, -0.07132, -0.05323, -0.07617, 0.02312, -0.01879, -0.06054, -0.009046, -0.05616, 0.008206, -0.04825, -0.01786, -0.06285, 0.007842, -0.01096, -0.03084, 0.0288, -0.05249, -0.0585, -0.06249, 0.01794, -0.00604, 0.008337, -0.004607, -0.001344, -0.08203, -0.03531, -0.01017, 0.001335, 0.008702, 0.008319], "y": [0.1771, 0.1268, 0.1203, 0.1118, 0.1059, 0.1178, 0.09744, 0.2345, 0.0968, 0.09053, 0.07816, 0.1069, 0.1799, 0.3487, 0.13, 0.1186, 0.1009, 0.1011, 0.1844, 0.1548, 0.2357, 0.07627, 0.07652, 0.1008, 0.3611, 0.1815, 0.3554, 0.09182, 0.1838, 0.0774, 0.2133, 0.1674, 0.2182, 0.338, 0.08656, 0.1103, 0.3651, 0.2099, 0.08942, 0.1688, 0.0903, 0.09048, 0.2156, 0.0966, 0.3562, 0.3665, 0.2143, 0.08114, 0.3673, 0.33, 0.3498, 0.2096, 0.08302, 0.3469, 0.1562, 0.3715, 0.1979, 0.3723, 0.1909, 0.3685, 0.1032, 0.1286, 0.1976, 0.23, 0.3626, 0.336, 0.3631, 0.1139, 0.2322, 0.2045, 0.1191, 0.08633, 0.344, 0.3586, 0.08142, 0.2367, 0.2385, 0.1933]}], "layout": {"showlegend": false, "xaxis": {"showgrid": false, "showticklabels": false, "zeroline": false}, "yaxis": {"showgrid": false, "showticklabels": false, "zeroline": false}}}
